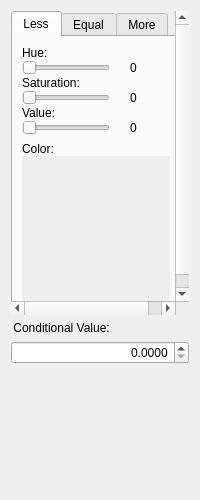
<?xml version="1.0" encoding="UTF-8"?>
<ui version="4.0">
 <class>ConditionalColorDialog</class>
 <widget class="QDialog" name="ConditionalColorDialog">
  <property name="geometry">
   <rect>
    <x>0</x>
    <y>0</y>
    <width>200</width>
    <height>500</height>
   </rect>
  </property>
  <property name="minimumSize">
   <size>
    <width>0</width>
    <height>500</height>
   </size>
  </property>
  <property name="maximumSize">
   <size>
    <width>16777215</width>
    <height>500</height>
   </size>
  </property>
  <property name="windowTitle">
   <string>Dialog</string>
  </property>
  <layout class="QVBoxLayout" name="verticalLayout_3">
   <item>
    <widget class="QScrollArea" name="scrollArea">
     <property name="frameShape">
      <enum>QFrame::NoFrame</enum>
     </property>
     <property name="frameShadow">
      <enum>QFrame::Plain</enum>
     </property>
     <property name="lineWidth">
      <number>0</number>
     </property>
     <property name="widgetResizable">
      <bool>true</bool>
     </property>
     <widget class="QWidget" name="scrollAreaWidgetContents">
      <property name="geometry">
       <rect>
        <x>0</x>
        <y>0</y>
        <width>195</width>
        <height>377</height>
       </rect>
      </property>
      <layout class="QVBoxLayout" name="verticalLayout_4">
       <property name="spacing">
        <number>0</number>
       </property>
       <property name="leftMargin">
        <number>0</number>
       </property>
       <property name="topMargin">
        <number>0</number>
       </property>
       <property name="rightMargin">
        <number>0</number>
       </property>
       <property name="bottomMargin">
        <number>0</number>
       </property>
       <item>
        <layout class="QGridLayout" name="gridLayout_7">
         <property name="rightMargin">
          <number>0</number>
         </property>
         <property name="horizontalSpacing">
          <number>0</number>
         </property>
         <property name="verticalSpacing">
          <number>10</number>
         </property>
         <item row="1" column="0">
          <widget class="QTabWidget" name="tabWidget">
           <property name="enabled">
            <bool>true</bool>
           </property>
           <property name="sizePolicy">
            <sizepolicy hsizetype="MinimumExpanding" vsizetype="Expanding">
             <horstretch>0</horstretch>
             <verstretch>0</verstretch>
            </sizepolicy>
           </property>
           <property name="currentIndex">
            <number>0</number>
           </property>
           <widget class="QWidget" name="tab">
            <attribute name="title">
             <string>Less</string>
            </attribute>
            <layout class="QVBoxLayout" name="verticalLayout_5">
             <item>
              <layout class="QGridLayout" name="gridLayout_9">
               <property name="rightMargin">
                <number>10</number>
               </property>
               <property name="spacing">
                <number>0</number>
               </property>
               <item row="0" column="0">
                <widget class="QLabel" name="label_16">
                 <property name="sizePolicy">
                  <sizepolicy hsizetype="Preferred" vsizetype="Fixed">
                   <horstretch>0</horstretch>
                   <verstretch>0</verstretch>
                  </sizepolicy>
                 </property>
                 <property name="text">
                  <string>Hue:</string>
                 </property>
                </widget>
               </item>
               <item row="3" column="0">
                <layout class="QHBoxLayout" name="horizontalLayout_16">
                 <property name="spacing">
                  <number>20</number>
                 </property>
                 <item>
                  <widget class="QSlider" name="_saturationSlider_min">
                   <property name="sizePolicy">
                    <sizepolicy hsizetype="Minimum" vsizetype="Fixed">
                     <horstretch>0</horstretch>
                     <verstretch>0</verstretch>
                    </sizepolicy>
                   </property>
                   <property name="maximumSize">
                    <size>
                     <width>16777215</width>
                     <height>16777215</height>
                    </size>
                   </property>
                   <property name="maximum">
                    <number>255</number>
                   </property>
                   <property name="orientation">
                    <enum>Qt::Horizontal</enum>
                   </property>
                  </widget>
                 </item>
                 <item>
                  <widget class="QLabel" name="_saturationValue_min">
                   <property name="sizePolicy">
                    <sizepolicy hsizetype="Minimum" vsizetype="Minimum">
                     <horstretch>0</horstretch>
                     <verstretch>0</verstretch>
                    </sizepolicy>
                   </property>
                   <property name="maximumSize">
                    <size>
                     <width>40</width>
                     <height>16777215</height>
                    </size>
                   </property>
                   <property name="text">
                    <string>0</string>
                   </property>
                  </widget>
                 </item>
                </layout>
               </item>
               <item row="5" column="0">
                <widget class="QLabel" name="label_17">
                 <property name="sizePolicy">
                  <sizepolicy hsizetype="Preferred" vsizetype="Fixed">
                   <horstretch>0</horstretch>
                   <verstretch>0</verstretch>
                  </sizepolicy>
                 </property>
                 <property name="text">
                  <string>Value:</string>
                 </property>
                </widget>
               </item>
               <item row="2" column="0">
                <widget class="QLabel" name="label_19">
                 <property name="sizePolicy">
                  <sizepolicy hsizetype="Preferred" vsizetype="Fixed">
                   <horstretch>0</horstretch>
                   <verstretch>0</verstretch>
                  </sizepolicy>
                 </property>
                 <property name="text">
                  <string>Saturation:</string>
                 </property>
                </widget>
               </item>
               <item row="1" column="0">
                <layout class="QHBoxLayout" name="horizontalLayout_17">
                 <property name="spacing">
                  <number>20</number>
                 </property>
                 <item>
                  <widget class="QSlider" name="_hueSlider_min">
                   <property name="sizePolicy">
                    <sizepolicy hsizetype="Minimum" vsizetype="Fixed">
                     <horstretch>0</horstretch>
                     <verstretch>0</verstretch>
                    </sizepolicy>
                   </property>
                   <property name="maximumSize">
                    <size>
                     <width>16777215</width>
                     <height>16777215</height>
                    </size>
                   </property>
                   <property name="maximum">
                    <number>360</number>
                   </property>
                   <property name="orientation">
                    <enum>Qt::Horizontal</enum>
                   </property>
                  </widget>
                 </item>
                 <item>
                  <widget class="QLabel" name="_hueValue_min">
                   <property name="sizePolicy">
                    <sizepolicy hsizetype="Minimum" vsizetype="Minimum">
                     <horstretch>0</horstretch>
                     <verstretch>0</verstretch>
                    </sizepolicy>
                   </property>
                   <property name="maximumSize">
                    <size>
                     <width>40</width>
                     <height>16777215</height>
                    </size>
                   </property>
                   <property name="text">
                    <string>0</string>
                   </property>
                  </widget>
                 </item>
                </layout>
               </item>
               <item row="8" column="0">
                <widget class="QLabel" name="label_2">
                 <property name="sizePolicy">
                  <sizepolicy hsizetype="Preferred" vsizetype="Fixed">
                   <horstretch>0</horstretch>
                   <verstretch>0</verstretch>
                  </sizepolicy>
                 </property>
                 <property name="text">
                  <string>Color:</string>
                 </property>
                </widget>
               </item>
               <item row="7" column="0">
                <layout class="QHBoxLayout" name="horizontalLayout_18">
                 <property name="spacing">
                  <number>20</number>
                 </property>
                 <property name="bottomMargin">
                  <number>7</number>
                 </property>
                 <item>
                  <widget class="QSlider" name="_valueSlider_min">
                   <property name="sizePolicy">
                    <sizepolicy hsizetype="Minimum" vsizetype="Fixed">
                     <horstretch>0</horstretch>
                     <verstretch>0</verstretch>
                    </sizepolicy>
                   </property>
                   <property name="maximumSize">
                    <size>
                     <width>16777215</width>
                     <height>16777215</height>
                    </size>
                   </property>
                   <property name="maximum">
                    <number>255</number>
                   </property>
                   <property name="orientation">
                    <enum>Qt::Horizontal</enum>
                   </property>
                  </widget>
                 </item>
                 <item>
                  <widget class="QLabel" name="_valueValue_min">
                   <property name="sizePolicy">
                    <sizepolicy hsizetype="Minimum" vsizetype="Minimum">
                     <horstretch>0</horstretch>
                     <verstretch>0</verstretch>
                    </sizepolicy>
                   </property>
                   <property name="maximumSize">
                    <size>
                     <width>40</width>
                     <height>16777215</height>
                    </size>
                   </property>
                   <property name="text">
                    <string>0</string>
                   </property>
                  </widget>
                 </item>
                </layout>
               </item>
               <item row="9" column="0">
                <widget class="QFrame" name="_colorFrame_min">
                 <property name="sizePolicy">
                  <sizepolicy hsizetype="Expanding" vsizetype="Expanding">
                   <horstretch>0</horstretch>
                   <verstretch>0</verstretch>
                  </sizepolicy>
                 </property>
                 <property name="minimumSize">
                  <size>
                   <width>148</width>
                   <height>148</height>
                  </size>
                 </property>
                 <property name="maximumSize">
                  <size>
                   <width>16777215</width>
                   <height>148</height>
                  </size>
                 </property>
                 <property name="autoFillBackground">
                  <bool>true</bool>
                 </property>
                 <property name="frameShape">
                  <enum>QFrame::NoFrame</enum>
                 </property>
                 <property name="frameShadow">
                  <enum>QFrame::Plain</enum>
                 </property>
                </widget>
               </item>
              </layout>
             </item>
            </layout>
           </widget>
           <widget class="QWidget" name="tab_2">
            <attribute name="title">
             <string>Equal</string>
            </attribute>
            <layout class="QVBoxLayout" name="verticalLayout_8">
             <item>
              <layout class="QGridLayout" name="gridLayout_8">
               <property name="rightMargin">
                <number>10</number>
               </property>
               <property name="spacing">
                <number>0</number>
               </property>
               <item row="7" column="0">
                <layout class="QHBoxLayout" name="horizontalLayout_21">
                 <property name="spacing">
                  <number>20</number>
                 </property>
                 <property name="bottomMargin">
                  <number>7</number>
                 </property>
                 <item>
                  <widget class="QSlider" name="_valueSlider_equal">
                   <property name="sizePolicy">
                    <sizepolicy hsizetype="Minimum" vsizetype="Fixed">
                     <horstretch>0</horstretch>
                     <verstretch>0</verstretch>
                    </sizepolicy>
                   </property>
                   <property name="maximumSize">
                    <size>
                     <width>16777215</width>
                     <height>16777215</height>
                    </size>
                   </property>
                   <property name="maximum">
                    <number>255</number>
                   </property>
                   <property name="orientation">
                    <enum>Qt::Horizontal</enum>
                   </property>
                  </widget>
                 </item>
                 <item>
                  <widget class="QLabel" name="_valueValue_equal">
                   <property name="sizePolicy">
                    <sizepolicy hsizetype="Minimum" vsizetype="Minimum">
                     <horstretch>0</horstretch>
                     <verstretch>0</verstretch>
                    </sizepolicy>
                   </property>
                   <property name="maximumSize">
                    <size>
                     <width>40</width>
                     <height>16777215</height>
                    </size>
                   </property>
                   <property name="text">
                    <string>0</string>
                   </property>
                  </widget>
                 </item>
                </layout>
               </item>
               <item row="5" column="0">
                <widget class="QLabel" name="label_21">
                 <property name="sizePolicy">
                  <sizepolicy hsizetype="Preferred" vsizetype="Fixed">
                   <horstretch>0</horstretch>
                   <verstretch>0</verstretch>
                  </sizepolicy>
                 </property>
                 <property name="text">
                  <string>Value:</string>
                 </property>
                </widget>
               </item>
               <item row="3" column="0">
                <layout class="QHBoxLayout" name="horizontalLayout_19">
                 <property name="spacing">
                  <number>20</number>
                 </property>
                 <item>
                  <widget class="QSlider" name="_saturationSlider_equal">
                   <property name="sizePolicy">
                    <sizepolicy hsizetype="Minimum" vsizetype="Fixed">
                     <horstretch>0</horstretch>
                     <verstretch>0</verstretch>
                    </sizepolicy>
                   </property>
                   <property name="maximumSize">
                    <size>
                     <width>16777215</width>
                     <height>16777215</height>
                    </size>
                   </property>
                   <property name="maximum">
                    <number>255</number>
                   </property>
                   <property name="orientation">
                    <enum>Qt::Horizontal</enum>
                   </property>
                  </widget>
                 </item>
                 <item>
                  <widget class="QLabel" name="_saturationValue_equal">
                   <property name="sizePolicy">
                    <sizepolicy hsizetype="Minimum" vsizetype="Minimum">
                     <horstretch>0</horstretch>
                     <verstretch>0</verstretch>
                    </sizepolicy>
                   </property>
                   <property name="maximumSize">
                    <size>
                     <width>40</width>
                     <height>16777215</height>
                    </size>
                   </property>
                   <property name="text">
                    <string>0</string>
                   </property>
                  </widget>
                 </item>
                </layout>
               </item>
               <item row="2" column="0">
                <widget class="QLabel" name="label_22">
                 <property name="sizePolicy">
                  <sizepolicy hsizetype="Preferred" vsizetype="Fixed">
                   <horstretch>0</horstretch>
                   <verstretch>0</verstretch>
                  </sizepolicy>
                 </property>
                 <property name="text">
                  <string>Saturation:</string>
                 </property>
                </widget>
               </item>
               <item row="0" column="0">
                <widget class="QLabel" name="label_20">
                 <property name="sizePolicy">
                  <sizepolicy hsizetype="Preferred" vsizetype="Fixed">
                   <horstretch>0</horstretch>
                   <verstretch>0</verstretch>
                  </sizepolicy>
                 </property>
                 <property name="text">
                  <string>Hue:</string>
                 </property>
                </widget>
               </item>
               <item row="1" column="0">
                <layout class="QHBoxLayout" name="horizontalLayout_20">
                 <property name="spacing">
                  <number>20</number>
                 </property>
                 <item>
                  <widget class="QSlider" name="_hueSlider_equal">
                   <property name="sizePolicy">
                    <sizepolicy hsizetype="Minimum" vsizetype="Fixed">
                     <horstretch>0</horstretch>
                     <verstretch>0</verstretch>
                    </sizepolicy>
                   </property>
                   <property name="maximumSize">
                    <size>
                     <width>16777215</width>
                     <height>16777215</height>
                    </size>
                   </property>
                   <property name="maximum">
                    <number>360</number>
                   </property>
                   <property name="orientation">
                    <enum>Qt::Horizontal</enum>
                   </property>
                  </widget>
                 </item>
                 <item>
                  <widget class="QLabel" name="_hueValue_equal">
                   <property name="sizePolicy">
                    <sizepolicy hsizetype="Minimum" vsizetype="Minimum">
                     <horstretch>0</horstretch>
                     <verstretch>0</verstretch>
                    </sizepolicy>
                   </property>
                   <property name="maximumSize">
                    <size>
                     <width>40</width>
                     <height>16777215</height>
                    </size>
                   </property>
                   <property name="text">
                    <string>0</string>
                   </property>
                  </widget>
                 </item>
                </layout>
               </item>
               <item row="8" column="0">
                <widget class="QLabel" name="label_3">
                 <property name="sizePolicy">
                  <sizepolicy hsizetype="Preferred" vsizetype="Fixed">
                   <horstretch>0</horstretch>
                   <verstretch>0</verstretch>
                  </sizepolicy>
                 </property>
                 <property name="text">
                  <string>Color:</string>
                 </property>
                </widget>
               </item>
               <item row="9" column="0">
                <widget class="QFrame" name="_colorFrame_equal">
                 <property name="sizePolicy">
                  <sizepolicy hsizetype="Expanding" vsizetype="Expanding">
                   <horstretch>0</horstretch>
                   <verstretch>0</verstretch>
                  </sizepolicy>
                 </property>
                 <property name="minimumSize">
                  <size>
                   <width>148</width>
                   <height>148</height>
                  </size>
                 </property>
                 <property name="maximumSize">
                  <size>
                   <width>16777215</width>
                   <height>148</height>
                  </size>
                 </property>
                 <property name="autoFillBackground">
                  <bool>true</bool>
                 </property>
                 <property name="frameShape">
                  <enum>QFrame::NoFrame</enum>
                 </property>
                 <property name="frameShadow">
                  <enum>QFrame::Plain</enum>
                 </property>
                </widget>
               </item>
              </layout>
             </item>
            </layout>
           </widget>
           <widget class="QWidget" name="tab_3">
            <attribute name="title">
             <string>More</string>
            </attribute>
            <layout class="QVBoxLayout" name="verticalLayout_2">
             <item>
              <layout class="QGridLayout" name="gridLayout_10">
               <property name="rightMargin">
                <number>10</number>
               </property>
               <property name="spacing">
                <number>0</number>
               </property>
               <item row="0" column="0">
                <widget class="QLabel" name="label_23">
                 <property name="sizePolicy">
                  <sizepolicy hsizetype="Preferred" vsizetype="Fixed">
                   <horstretch>0</horstretch>
                   <verstretch>0</verstretch>
                  </sizepolicy>
                 </property>
                 <property name="text">
                  <string>Hue:</string>
                 </property>
                </widget>
               </item>
               <item row="3" column="0">
                <layout class="QHBoxLayout" name="horizontalLayout_22">
                 <property name="spacing">
                  <number>20</number>
                 </property>
                 <item>
                  <widget class="QSlider" name="_saturationSlider_max">
                   <property name="sizePolicy">
                    <sizepolicy hsizetype="Minimum" vsizetype="Fixed">
                     <horstretch>0</horstretch>
                     <verstretch>0</verstretch>
                    </sizepolicy>
                   </property>
                   <property name="maximumSize">
                    <size>
                     <width>16777215</width>
                     <height>16777215</height>
                    </size>
                   </property>
                   <property name="maximum">
                    <number>255</number>
                   </property>
                   <property name="orientation">
                    <enum>Qt::Horizontal</enum>
                   </property>
                  </widget>
                 </item>
                 <item>
                  <widget class="QLabel" name="_saturationValue_max">
                   <property name="sizePolicy">
                    <sizepolicy hsizetype="Minimum" vsizetype="Minimum">
                     <horstretch>0</horstretch>
                     <verstretch>0</verstretch>
                    </sizepolicy>
                   </property>
                   <property name="maximumSize">
                    <size>
                     <width>40</width>
                     <height>16777215</height>
                    </size>
                   </property>
                   <property name="text">
                    <string>0</string>
                   </property>
                  </widget>
                 </item>
                </layout>
               </item>
               <item row="5" column="0">
                <widget class="QLabel" name="label_24">
                 <property name="sizePolicy">
                  <sizepolicy hsizetype="Preferred" vsizetype="Fixed">
                   <horstretch>0</horstretch>
                   <verstretch>0</verstretch>
                  </sizepolicy>
                 </property>
                 <property name="text">
                  <string>Value:</string>
                 </property>
                </widget>
               </item>
               <item row="2" column="0">
                <widget class="QLabel" name="label_25">
                 <property name="sizePolicy">
                  <sizepolicy hsizetype="Preferred" vsizetype="Fixed">
                   <horstretch>0</horstretch>
                   <verstretch>0</verstretch>
                  </sizepolicy>
                 </property>
                 <property name="text">
                  <string>Saturation:</string>
                 </property>
                </widget>
               </item>
               <item row="1" column="0">
                <layout class="QHBoxLayout" name="horizontalLayout_23">
                 <property name="spacing">
                  <number>20</number>
                 </property>
                 <item>
                  <widget class="QSlider" name="_hueSlider_max">
                   <property name="sizePolicy">
                    <sizepolicy hsizetype="Minimum" vsizetype="Fixed">
                     <horstretch>0</horstretch>
                     <verstretch>0</verstretch>
                    </sizepolicy>
                   </property>
                   <property name="maximumSize">
                    <size>
                     <width>16777215</width>
                     <height>16777215</height>
                    </size>
                   </property>
                   <property name="maximum">
                    <number>360</number>
                   </property>
                   <property name="orientation">
                    <enum>Qt::Horizontal</enum>
                   </property>
                  </widget>
                 </item>
                 <item>
                  <widget class="QLabel" name="_hueValue_max">
                   <property name="sizePolicy">
                    <sizepolicy hsizetype="Minimum" vsizetype="Minimum">
                     <horstretch>0</horstretch>
                     <verstretch>0</verstretch>
                    </sizepolicy>
                   </property>
                   <property name="maximumSize">
                    <size>
                     <width>40</width>
                     <height>16777215</height>
                    </size>
                   </property>
                   <property name="text">
                    <string>0</string>
                   </property>
                  </widget>
                 </item>
                </layout>
               </item>
               <item row="8" column="0">
                <widget class="QLabel" name="label_4">
                 <property name="sizePolicy">
                  <sizepolicy hsizetype="Preferred" vsizetype="Fixed">
                   <horstretch>0</horstretch>
                   <verstretch>0</verstretch>
                  </sizepolicy>
                 </property>
                 <property name="text">
                  <string>Color:</string>
                 </property>
                </widget>
               </item>
               <item row="7" column="0">
                <layout class="QHBoxLayout" name="horizontalLayout_24">
                 <property name="spacing">
                  <number>20</number>
                 </property>
                 <property name="bottomMargin">
                  <number>7</number>
                 </property>
                 <item>
                  <widget class="QSlider" name="_valueSlider_max">
                   <property name="sizePolicy">
                    <sizepolicy hsizetype="Minimum" vsizetype="Fixed">
                     <horstretch>0</horstretch>
                     <verstretch>0</verstretch>
                    </sizepolicy>
                   </property>
                   <property name="maximumSize">
                    <size>
                     <width>16777215</width>
                     <height>16777215</height>
                    </size>
                   </property>
                   <property name="maximum">
                    <number>255</number>
                   </property>
                   <property name="orientation">
                    <enum>Qt::Horizontal</enum>
                   </property>
                  </widget>
                 </item>
                 <item>
                  <widget class="QLabel" name="_valueValue_max">
                   <property name="sizePolicy">
                    <sizepolicy hsizetype="Minimum" vsizetype="Minimum">
                     <horstretch>0</horstretch>
                     <verstretch>0</verstretch>
                    </sizepolicy>
                   </property>
                   <property name="maximumSize">
                    <size>
                     <width>40</width>
                     <height>16777215</height>
                    </size>
                   </property>
                   <property name="text">
                    <string>0</string>
                   </property>
                  </widget>
                 </item>
                </layout>
               </item>
               <item row="9" column="0">
                <widget class="QFrame" name="_colorFrame_max">
                 <property name="sizePolicy">
                  <sizepolicy hsizetype="Expanding" vsizetype="Expanding">
                   <horstretch>0</horstretch>
                   <verstretch>0</verstretch>
                  </sizepolicy>
                 </property>
                 <property name="minimumSize">
                  <size>
                   <width>148</width>
                   <height>148</height>
                  </size>
                 </property>
                 <property name="maximumSize">
                  <size>
                   <width>16777215</width>
                   <height>148</height>
                  </size>
                 </property>
                 <property name="autoFillBackground">
                  <bool>true</bool>
                 </property>
                 <property name="frameShape">
                  <enum>QFrame::NoFrame</enum>
                 </property>
                 <property name="frameShadow">
                  <enum>QFrame::Plain</enum>
                 </property>
                </widget>
               </item>
              </layout>
             </item>
            </layout>
           </widget>
          </widget>
         </item>
         <item row="0" column="0">
          <layout class="QHBoxLayout" name="horizontalLayout">
           <property name="spacing">
            <number>0</number>
           </property>
          </layout>
         </item>
        </layout>
       </item>
      </layout>
     </widget>
    </widget>
   </item>
   <item>
    <layout class="QVBoxLayout" name="verticalLayout">
     <item>
      <widget class="QLabel" name="label_18">
       <property name="text">
        <string> Conditional Value:</string>
       </property>
      </widget>
     </item>
     <item>
      <widget class="QDoubleSpinBox" name="_valueBox">
       <property name="sizePolicy">
        <sizepolicy hsizetype="MinimumExpanding" vsizetype="Fixed">
         <horstretch>0</horstretch>
         <verstretch>0</verstretch>
        </sizepolicy>
       </property>
       <property name="layoutDirection">
        <enum>Qt::LeftToRight</enum>
       </property>
       <property name="alignment">
        <set>Qt::AlignRight|Qt::AlignTrailing|Qt::AlignVCenter</set>
       </property>
       <property name="decimals">
        <number>4</number>
       </property>
      </widget>
     </item>
    </layout>
   </item>
   <item>
    <spacer name="verticalSpacer">
     <property name="orientation">
      <enum>Qt::Vertical</enum>
     </property>
     <property name="sizeHint" stdset="0">
      <size>
       <width>20</width>
       <height>40</height>
      </size>
     </property>
    </spacer>
   </item>
  </layout>
 </widget>
 <resources/>
 <connections>
  <connection>
   <sender>_hueSlider_min</sender>
   <signal>valueChanged(int)</signal>
   <receiver>_hueValue_min</receiver>
   <slot>setNum(int)</slot>
   <hints>
    <hint type="sourcelabel">
     <x>106</x>
     <y>100</y>
    </hint>
    <hint type="destinationlabel">
     <x>147</x>
     <y>103</y>
    </hint>
   </hints>
  </connection>
  <connection>
   <sender>_saturationSlider_min</sender>
   <signal>valueChanged(int)</signal>
   <receiver>_saturationValue_min</receiver>
   <slot>setNum(int)</slot>
   <hints>
    <hint type="sourcelabel">
     <x>93</x>
     <y>145</y>
    </hint>
    <hint type="destinationlabel">
     <x>145</x>
     <y>155</y>
    </hint>
   </hints>
  </connection>
  <connection>
   <sender>_valueSlider_min</sender>
   <signal>valueChanged(int)</signal>
   <receiver>_valueValue_min</receiver>
   <slot>setNum(int)</slot>
   <hints>
    <hint type="sourcelabel">
     <x>76</x>
     <y>188</y>
    </hint>
    <hint type="destinationlabel">
     <x>143</x>
     <y>196</y>
    </hint>
   </hints>
  </connection>
  <connection>
   <sender>_hueSlider_equal</sender>
   <signal>valueChanged(int)</signal>
   <receiver>_hueValue_equal</receiver>
   <slot>setNum(int)</slot>
   <hints>
    <hint type="sourcelabel">
     <x>95</x>
     <y>99</y>
    </hint>
    <hint type="destinationlabel">
     <x>147</x>
     <y>107</y>
    </hint>
   </hints>
  </connection>
  <connection>
   <sender>_saturationSlider_equal</sender>
   <signal>valueChanged(int)</signal>
   <receiver>_saturationValue_equal</receiver>
   <slot>setNum(int)</slot>
   <hints>
    <hint type="sourcelabel">
     <x>89</x>
     <y>138</y>
    </hint>
    <hint type="destinationlabel">
     <x>151</x>
     <y>146</y>
    </hint>
   </hints>
  </connection>
  <connection>
   <sender>_valueSlider_equal</sender>
   <signal>valueChanged(int)</signal>
   <receiver>_valueValue_equal</receiver>
   <slot>setNum(int)</slot>
   <hints>
    <hint type="sourcelabel">
     <x>95</x>
     <y>182</y>
    </hint>
    <hint type="destinationlabel">
     <x>146</x>
     <y>189</y>
    </hint>
   </hints>
  </connection>
 </connections>
</ui>
